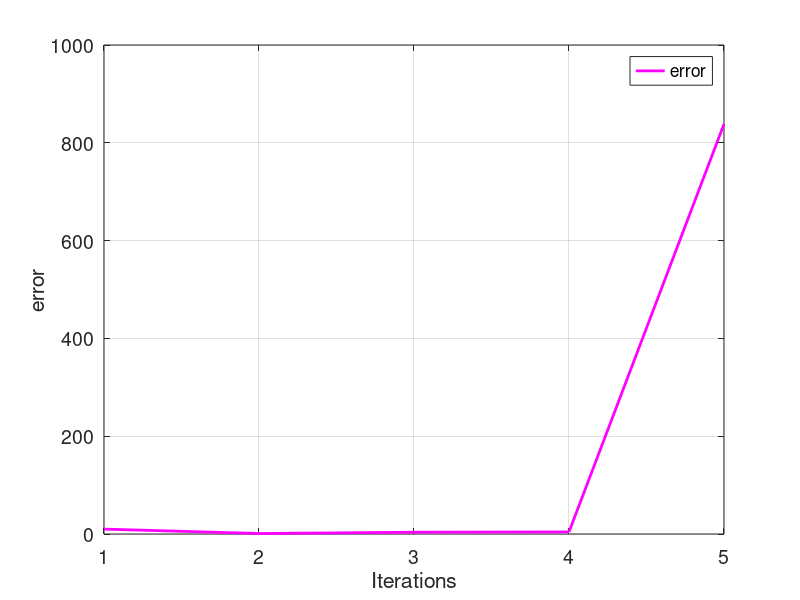

Here is the MATLAB script that generated this plot:
input('Ejercicio 6,metodo NewtonR\n');
vi=0
i=1
e(i)=10


while(e(i) > 0.0001)
    if (i == 1)
        x(i) = vi;
    end
    fx= 3*(x(i)^2)-exp(x)
    fp_x= 6*(x(i))-exp(x)
   
x(i+1)= (x(i))-(fx / fp_x)
    i= i+1;
    
     

    x(i) = fx(i-1);
    e(i) = abs(x(i-1)-x(i));
    
    if (e(i) > 50);
        break;
    end
end

tamanio = size(e);
ite= 1:1:tamanio(2);

figure ('DefaultAxesFontsize', 14)
set (gcf, 'color', 'white');
plot(ite,e,'color',[1 0 1],'LineWidth',2);
grid on
hold on
xlabel('Iterations')
ylabel('error')
legend ('error')